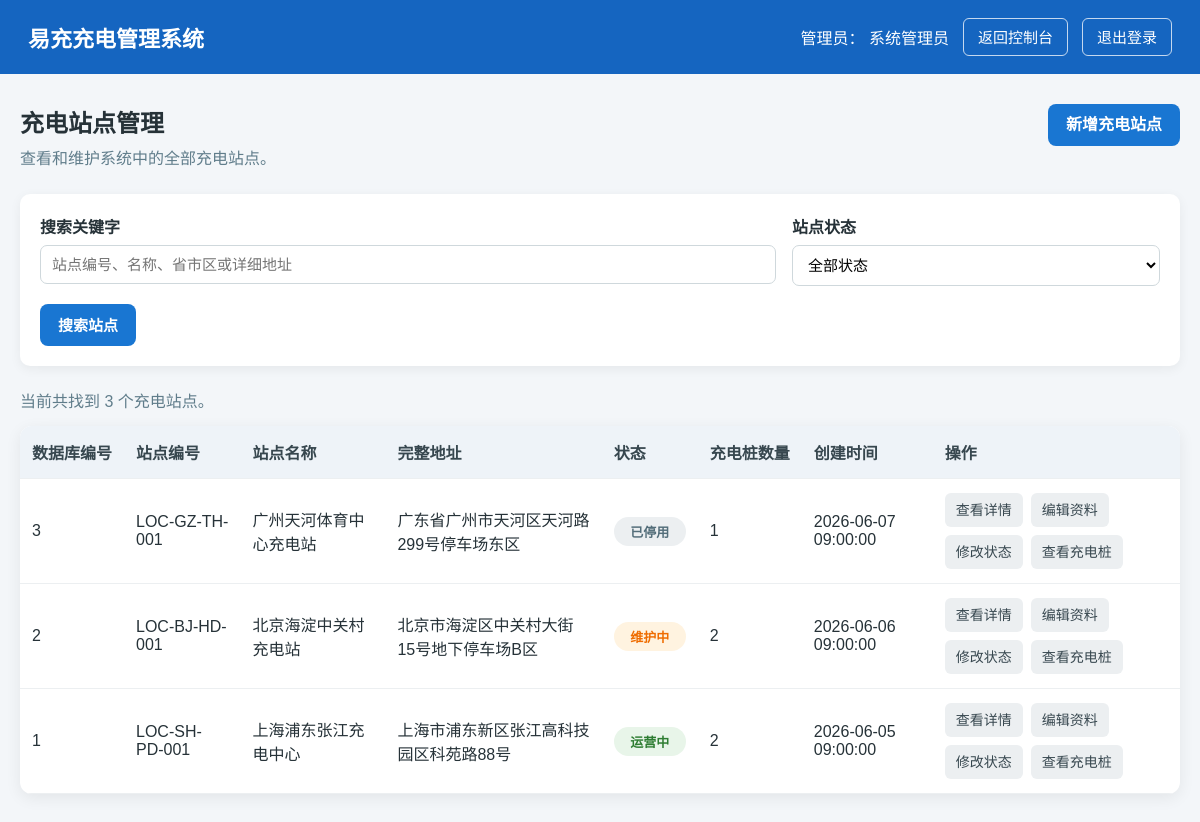
/public/admin/locations/index.php (signed in), run on the app's committed database.
### tables this page shows
CREATE TABLE users (
    user_id INT UNSIGNED NOT NULL AUTO_INCREMENT COMMENT '用户主键编号',
    username VARCHAR(30) NOT NULL COMMENT '登录用户名，仅允许3到30位英文字母和数字',
    password_hash VARCHAR(255) NOT NULL COMMENT '密码哈希值，不保存明文密码',
    real_name VARCHAR(20) NOT NULL COMMENT '用户真实姓名，应用层限制为2到20个汉字',
    mobile CHAR(11) NOT NULL COMMENT '中国大陆11位手机号码',
    email VARCHAR(100) NULL COMMENT '电子邮箱，可选填写',
    role VARCHAR(20) NOT NULL DEFAULT 'user' COMMENT '用户角色：admin管理员，user普通用户',
    status VARCHAR(20) NOT NULL DEFAULT 'active' COMMENT '账户状态：active正常，disabled已停用',
    last_login_at DATETIME NULL COMMENT '最近一次成功登录时间',
    created_at DATETIME NOT NULL DEFAULT CURRENT_TIMESTAMP COMMENT '账户创建时间',
    updated_at DATETIME NOT NULL DEFAULT CURRENT_TIMESTAMP ON UPDATE CURRENT_TIMESTAMP COMMENT '账户最后更新时间',
    PRIMARY KEY (user_id),
    UNIQUE KEY uk_users_username (username),
    UNIQUE KEY uk_users_mobile (mobile),
    UNIQUE KEY uk_users_email (email),
    KEY idx_users_role (role),
    KEY idx_users_status (status),
    KEY idx_users_created_at (created_at),
    CONSTRAINT chk_users_username_format CHECK (username REGEXP '^[A-Za-z0-9]{3,30}$'),
    CONSTRAINT chk_users_real_name_length CHECK (CHAR_LENGTH(real_name) BETWEEN 2 AND 20),
    CONSTRAINT chk_users_mobile_format CHECK (mobile REGEXP '^1[3-9][0-9]{9}$'),
    CONSTRAINT chk_users_email_format CHECK (
        email IS NULL
        OR email REGEXP '^[A-Za-z0-9._%+-]+@[A-Za-z0-9.-]+\\.[A-Za-z]{2,}$'
    ),
    CONSTRAINT chk_users_role CHECK (role IN ('admin', 'user')),
    CONSTRAINT chk_users_status CHECK (status IN ('active', 'disabled'))
);

CREATE TABLE locations (
    location_id INT UNSIGNED NOT NULL AUTO_INCREMENT COMMENT '充电站点主键编号',
    location_code VARCHAR(30) NOT NULL COMMENT '站点业务编号，例如LOC-SH-001',
    location_name VARCHAR(100) NOT NULL COMMENT '充电站点中文名称',
    province VARCHAR(50) NOT NULL COMMENT '省、自治区或直辖市',
    city VARCHAR(50) NOT NULL COMMENT '城市',
    district VARCHAR(50) NOT NULL COMMENT '区或县',
    detailed_address VARCHAR(255) NOT NULL COMMENT '详细地址',
    description VARCHAR(500) NULL COMMENT '站点介绍和补充说明',
    longitude DECIMAL(10,7) NULL COMMENT '经度，可用于地图定位',
    latitude DECIMAL(10,7) NULL COMMENT '纬度，可用于地图定位',
    status VARCHAR(20) NOT NULL DEFAULT 'active' COMMENT '站点状态：active运营中，maintenance维护中，inactive已停用',
    created_at DATETIME NOT NULL DEFAULT CURRENT_TIMESTAMP COMMENT '站点创建时间',
    updated_at DATETIME NOT NULL DEFAULT CURRENT_TIMESTAMP ON UPDATE CURRENT_TIMESTAMP COMMENT '站点最后更新时间',
    PRIMARY KEY (location_id),
    UNIQUE KEY uk_locations_code (location_code),
    UNIQUE KEY uk_locations_name_address (location_name, province, city, district, detailed_address),
    KEY idx_locations_name (location_name),
    KEY idx_locations_region (province, city, district),
    KEY idx_locations_status (status),
    KEY idx_locations_status_name_id (status, location_name, location_id),
    KEY idx_locations_created_at (created_at),
    CONSTRAINT chk_locations_code_not_blank CHECK (CHAR_LENGTH(TRIM(location_code)) BETWEEN 3 AND 30),
    CONSTRAINT chk_locations_name_not_blank CHECK (CHAR_LENGTH(TRIM(location_name)) BETWEEN 2 AND 100),
    CONSTRAINT chk_locations_province_not_blank CHECK (CHAR_LENGTH(TRIM(province)) BETWEEN 2 AND 50),
    CONSTRAINT chk_locations_city_not_blank CHECK (CHAR_LENGTH(TRIM(city)) BETWEEN 2 AND 50),
    CONSTRAINT chk_locations_district_not_blank CHECK (CHAR_LENGTH(TRIM(district)) BETWEEN 2 AND 50),
    CONSTRAINT chk_locations_address_not_blank CHECK (CHAR_LENGTH(TRIM(detailed_address)) BETWEEN 2 AND 255),
    CONSTRAINT chk_locations_longitude CHECK (longitude IS NULL OR longitude BETWEEN -180 AND 180),
    CONSTRAINT chk_locations_latitude CHECK (latitude IS NULL OR latitude BETWEEN -90 AND 90),
    CONSTRAINT chk_locations_status CHECK (status IN ('active', 'maintenance', 'inactive'))
);

### public/admin/locations/index.php (the view, shortened to what the rows shown need)
<?php
require_once dirname(__DIR__, 3) . '/bootstrap.php';
$connection = $database->getConnection();
$userRepository = new UserRepository($connection);
$locationRepository = new LocationRepository($connection);
$session = new Session();
$authGuard = new AuthGuard($session, $userRepository);
$currentUser = $authGuard->requireAdmin(
    '../../login.php',
    '../../user/dashboard.php'
);
$keyword = trim((string)($_GET['keyword'] ?? ''));
$status = trim((string)($_GET['status'] ?? ''));
$currentPage = filter_input(
    INPUT_GET,
    'page',
    FILTER_VALIDATE_INT,
    [
        'options' => [
            'min_range' => 1,
        ],
    ]
);
if($currentPage === false || $currentPage === null){
    $currentPage = 1;
}
$pageSize = 20;
$filters = [
    'keyword' => $keyword,
    'status' => $status,
];
$offset = ($currentPage - 1) * $pageSize;
$locationItems = $locationRepository->searchAdminList(
    $filters,
    $pageSize,
    $offset
);
$hasActiveFilters = $keyword !== '' || $status !== '';
$topbarTheme = 'admin';
$topbarIdentityLabel = '管理员';
$topbarDisplayName = $currentUser->getRealName();
$topbarLinks = [
    [
        'label' => '返回控制台',
        'href' => '../dashboard.php',
    ],
    [
        'label' => '退出登录',
        'method' => 'post',
        'href' => '../../logout.php',
    ],
];
?>
<!DOCTYPE html>
<html lang="zh-CN">
<head>
    <link rel="stylesheet" href="../../assets/css/common.css">
    <link rel="stylesheet" href="../../assets/css/data_list.css">
</head>
<body>
    <?php require dirname(__DIR__, 3) . '/views/partials/topbar.php'; ?>
    <main class="page">
        <section class="page-header">
            <div>
                <h2 class="page-title">充电站点管理</h2>
            </div>
        </section>
        <section class="table-card">
            <?php if($locationItems === []): ?>
                <div class="empty-state">
                    <?php if($hasActiveFilters): ?>
                        当前筛选条件下没有符合要求的充电站点。
                        <br><br>
                        <a class="reset-button" href="index.php">重置筛选</a>
                    <?php else: ?>
                        当前还没有充电站点，请先新增站点。
                    <?php endif; ?>
                </div>
            <?php else: ?>
                <table>
                    <thead>
                        <tr>
                            <th>数据库编号</th>
                            <th>站点编号</th>
                            <th>站点名称</th>
                            <th>完整地址</th>
                            <th>状态</th>
                            <th>充电桩数量</th>
                            <th>创建时间</th>
                            <th>操作</th>
                        </tr>
                    </thead>
                    <tbody>
                        <?php foreach($locationItems as $locationItem): ?>
                            <?php
                            $location = $locationItem['location'];
                            $locationId = $location->getLocationId();
                            $stationCount = $locationItem['station_count'];
                            ?>
                            <tr>
                                <td>
                                    <?= View::escape((string) ($locationId ?? '')) ?>
                                </td>
                                <td>
                                    <?= View::escape($location->getLocationCode()) ?>
                                </td>
                                <td>
                                    <?= View::escape($location->getLocationName()) ?>
                                </td>
                                <td>
                                    <?= View::escape($location->getFullAddress()) ?>
                                </td>
                                <td>
                                    <span class="status-badge <?= View::escape(
                                        View::statusClass($location->getStatus())
                                    ) ?>">
                                        <?= View::escape($location->getStatusLabel()) ?>
                                    </span>
                                </td>
                                <td>
                                    <?= View::escape((string) $stationCount) ?>
                                </td>
                                <td>
                                    <?= View::escape($location->getCreatedAt()) ?>
                                </td>
                                <td>
                                    <div class="action-group">
                                        <a
                                            class="action-link"
                                            href="detail.php?id=<?= View::escape((string) $locationId) ?>"
                                        >
                                            查看详情
                                        </a>
                                        <a
                                            class="action-link"
                                            href="edit.php?id=<?= View::escape((string)$locationId) ?>"
                                        >
                                            编辑资料
                                        </a>
                                        <a
                                            class="action-link"
                                            href="status.php?id=<?= View::escape((string) $locationId) ?>"
                                        >
                                            修改状态
                                        </a>
                                        <a
                                            class="action-link"
                                            href="../stations/index.php?location_id=<?= View::escape((string) $locationId) ?>"
                                        >
                                            查看充电桩
                                        </a>
                                    </div>
                                </td>
                            </tr>
                        <?php endforeach; ?>
                    </tbody>
                </table>
            <?php endif; ?>
        </section>
    </main>
</body>
</html>

### views/partials/topbar.php (shortened to what the rows shown need)
<?php
$topbarSystemName = isset($topbarSystemName) ? (string)$topbarSystemName : '易充充电管理系统';
$topbarIdentityLabel = isset($topbarIdentityLabel) ? (string)$topbarIdentityLabel : '';
$topbarDisplayName = isset($topbarDisplayName) ? (string)$topbarDisplayName : '';
$topbarLinks = isset($topbarLinks) && is_array($topbarLinks) ? $topbarLinks : [];
$topbarTheme = isset($topbarTheme) ? (string)$topbarTheme : 'admin';
$topbarThemeClass = $topbarTheme === 'user' ? 'topbar-user' : 'topbar-admin';
?>
<header class="topbar <?= View::escape($topbarThemeClass) ?>">
    <h1 class="system-name"><?= View::escape($topbarSystemName) ?></h1>
    <div class="topbar-actions">
        <?php if($topbarIdentityLabel !== '' || $topbarDisplayName !== ''): ?>
            <span>
                <?= View::escape($topbarIdentityLabel) ?>：
                <?= View::escape($topbarDisplayName) ?>
            </span>
        <?php endif; ?>
        <?php foreach($topbarLinks as $topbarLink): ?>
            <?php
            $linkLabel = (string)($topbarLink['label'] ?? '');
            $linkHref = (string)($topbarLink['href'] ?? '');
            $linkMethod = strtolower((string)($topbarLink['method'] ?? 'get'));
            ?>
            <?php if($linkMethod === 'post'): ?>
                <form class="topbar-form" method="post" action="<?= View::escape($linkHref) ?>">
                    <button class="topbar-link topbar-button" type="submit">
                    </button>
                </form>
            <?php else: ?>
                <a class="topbar-link" href="<?= View::escape($linkHref) ?>">
                    <?= View::escape($linkLabel) ?>
                </a>
            <?php endif; ?>
        <?php endforeach; ?>
    </div>
</header>

### data on the page
users: real_name "系统管理员"
locations: location_id "3", location_code "LOC-GZ-TH-001", location_name "广州天河体育中心充电站", View::escape($location->getFullAddress()) "广东省广州市天河区天河路299号停车场东区", status "已停用", stationCount "1", created_at "2026-06-07 09:00:00"
locations: location_id "2", location_code "LOC-BJ-HD-001", location_name "北京海淀中关村充电站", View::escape($location->getFullAddress()) "北京市海淀区中关村大街15号地下停车场B区", status "维护中", stationCount "2", created_at "2026-06-06 09:00:00"
locations: location_id "1", location_code "LOC-SH-PD-001", location_name "上海浦东张江充电中心", View::escape($location->getFullAddress()) "上海市浦东新区张江高科技园区科苑路88号", status "运营中", stationCount "2", created_at "2026-06-05 09:00:00"

### other printed values
View::escape($topbarSystemName) "易充充电管理系统"
View::escape($topbarIdentityLabel) "管理员"
View::escape($linkLabel) "返回控制台"
View::escape($linkLabel) "退出登录"
View::escape((string)$totalLocations) "3"
